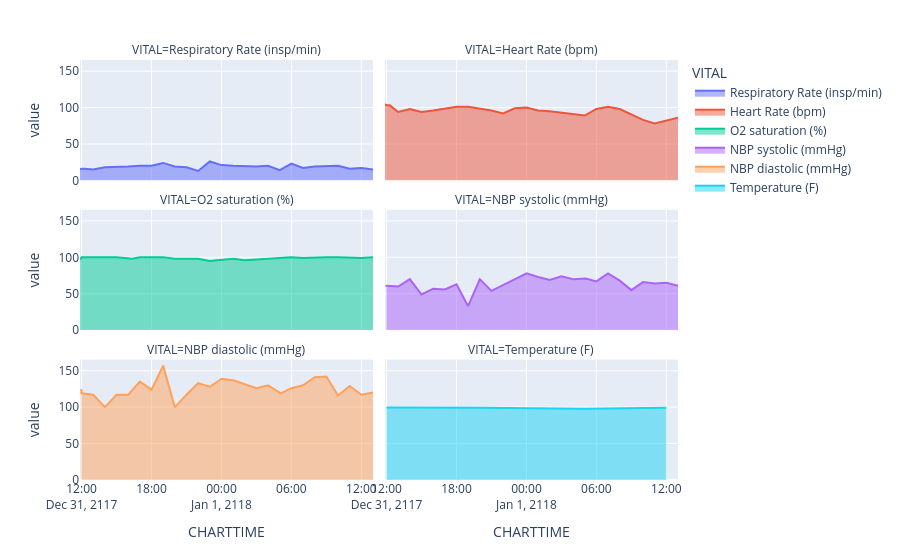

This figure's notebook cell:
### Code cell
vital_map = {220045: 'Heart Rate (bpm)', 220210: 'Respiratory Rate (insp/min)', 220277: 'O2 saturation (%)', 220180: 'NBP systolic (mmHg)', 220179: "NBP diastolic (mmHg)", 223761: 'Temperature (F)'}
vitalIds = list(vital_map.keys())   

filtered_vitals = filtered_chartevents[filtered_chartevents['ITEMID'].isin(vitalIds)]
filtered_vitals = filtered_vitals.dropna(subset=['VALUENUM'])

filtered_vitals = filtered_vitals[['CHARTTIME', 'VALUENUM', 'ITEMID']]
filtered_vitals['VITAL'] = filtered_vitals['ITEMID'].map(vital_map)
filtered_vitals.drop(columns=['ITEMID'], inplace=True)
filtered_vitals = filtered_vitals.sort_values('CHARTTIME')
filtered_vitals = filtered_vitals.set_index('CHARTTIME')

filtered_vitals

fig = px.area(filtered_vitals,color="VITAL" , facet_col="VITAL", facet_col_wrap=2)
fig.show()

### Figure 1 — Plotly figure (JSON) as saved in the notebook; plotly's stock layout.template omitted (floating-point values rounded to 4 significant figures)
{"data": [{"fillpattern": {"shape": ""}, "hovertemplate": "VITAL=Respiratory Rate (insp/min)<br>variable=VALUENUM<br>CHARTTIME=%{x}<br>value=%{y}<extra></extra>", "legendgroup": "Respiratory Rate (insp/min)", "line": {"color": "#636efa"}, "marker": {"symbol": "circle"}, "mode": "lines", "name": "Respiratory Rate (insp/min)", "orientation": "v", "showlegend": true, "stackgroup": "1", "type": "scatter", "x": ["2117-12-31 11:52:00", "2117-12-31 12:00:00", "2117-12-31 12:17:00", "2117-12-31 13:00:00", "2117-12-31 14:00:00", "2117-12-31 15:00:00", "2117-12-31 16:00:00", "2117-12-31 17:00:00", "2117-12-31 18:00:00", "2117-12-31 19:00:00", "2117-12-31 20:00:00", "2117-12-31 21:00:00", "2117-12-31 22:00:00", "2117-12-31 23:00:00", "2118-01-01 00:00:00", "2118-01-01 01:00:00", "2118-01-01 02:00:00", "2118-01-01 03:00:00", "2118-01-01 04:00:00", "2118-01-01 05:00:00", "2118-01-01 06:00:00", "2118-01-01 07:00:00", "2118-01-01 08:00:00", "2118-01-01 09:00:00", "2118-01-01 10:00:00", "2118-01-01 11:00:00", "2118-01-01 12:00:00", "2118-01-01 13:00:00"], "xaxis": "x5", "y": [15, 16, 16, 15, 18, 18, 19, 20, 20, 24, 19, 18, 13, 26, 21, 20, 19, 19, 20, 14, 23, 17, 19, 19, 20, 16, 17, 15], "yaxis": "y5"}, {"fillpattern": {"shape": ""}, "hovertemplate": "VITAL=Heart Rate (bpm)<br>variable=VALUENUM<br>CHARTTIME=%{x}<br>value=%{y}<extra></extra>", "legendgroup": "Heart Rate (bpm)", "line": {"color": "#EF553B"}, "marker": {"symbol": "circle"}, "mode": "lines", "name": "Heart Rate (bpm)", "orientation": "v", "showlegend": true, "stackgroup": "1", "type": "scatter", "x": ["2117-12-31 11:52:00", "2117-12-31 12:00:00", "2117-12-31 12:17:00", "2117-12-31 13:00:00", "2117-12-31 14:00:00", "2117-12-31 15:00:00", "2117-12-31 16:00:00", "2117-12-31 17:00:00", "2117-12-31 18:00:00", "2117-12-31 19:00:00", "2117-12-31 20:00:00", "2117-12-31 21:00:00", "2117-12-31 22:00:00", "2117-12-31 23:00:00", "2118-01-01 00:00:00", "2118-01-01 01:00:00", "2118-01-01 02:00:00", "2118-01-01 03:00:00", "2118-01-01 04:00:00", "2118-01-01 05:00:00", "2118-01-01 06:00:00", "2118-01-01 07:00:00", "2118-01-01 08:00:00", "2118-01-01 09:00:00", "2118-01-01 10:00:00", "2118-01-01 11:00:00", "2118-01-01 12:00:00", "2118-01-01 13:00:00"], "xaxis": "x6", "y": [105, 103, 103, 94, 98, 94, 96, 99, 101, 101, 99, 96, 92, 99, 100, 96, 95, 93, 92, 89, 98, 101, 98, 91, 83, 78, 82, 86], "yaxis": "y6"}, {"fillpattern": {"shape": ""}, "hovertemplate": "VITAL=O2 saturation (%)<br>variable=VALUENUM<br>CHARTTIME=%{x}<br>value=%{y}<extra></extra>", "legendgroup": "O2 saturation (%)", "line": {"color": "#00cc96"}, "marker": {"symbol": "circle"}, "mode": "lines", "name": "O2 saturation (%)", "orientation": "v", "showlegend": true, "stackgroup": "1", "type": "scatter", "x": ["2117-12-31 11:53:00", "2117-12-31 12:00:00", "2117-12-31 12:17:00", "2117-12-31 13:00:00", "2117-12-31 14:00:00", "2117-12-31 15:00:00", "2117-12-31 16:21:00", "2117-12-31 17:00:00", "2117-12-31 18:00:00", "2117-12-31 19:00:00", "2117-12-31 20:00:00", "2117-12-31 21:00:00", "2117-12-31 22:00:00", "2117-12-31 23:00:00", "2118-01-01 00:00:00", "2118-01-01 01:00:00", "2118-01-01 02:00:00", "2118-01-01 03:00:00", "2118-01-01 04:00:00", "2118-01-01 05:00:00", "2118-01-01 06:00:00", "2118-01-01 07:00:00", "2118-01-01 08:00:00", "2118-01-01 09:00:00", "2118-01-01 10:00:00", "2118-01-01 11:00:00", "2118-01-01 12:00:00", "2118-01-01 13:00:00"], "xaxis": "x3", "y": [97, 100, 100, 100, 100, 100, 98, 100, 100, 100, 98, 98, 98, 95, 96, 98, 96, 97, 98, 99, 100, 99, 100, 100, 100, 99, 99, 100], "yaxis": "y3"}, {"fillpattern": {"shape": ""}, "hovertemplate": "VITAL=NBP systolic (mmHg)<br>variable=VALUENUM<br>CHARTTIME=%{x}<br>value=%{y}<extra></extra>", "legendgroup": "NBP systolic (mmHg)", "line": {"color": "#ab63fa"}, "marker": {"symbol": "circle"}, "mode": "lines", "name": "NBP systolic (mmHg)", "orientation": "v", "showlegend": true, "stackgroup": "1", "type": "scatter", "x": ["2117-12-31 11:59:00", "2117-12-31 12:00:00", "2117-12-31 13:00:00", "2117-12-31 14:00:00", "2117-12-31 15:00:00", "2117-12-31 16:00:00", "2117-12-31 17:00:00", "2117-12-31 18:00:00", "2117-12-31 19:00:00", "2117-12-31 20:00:00", "2117-12-31 21:00:00", "2117-12-31 22:00:00", "2117-12-31 23:00:00", "2118-01-01 00:01:00", "2118-01-01 01:00:00", "2118-01-01 02:00:00", "2118-01-01 03:00:00", "2118-01-01 04:00:00", "2118-01-01 05:05:00", "2118-01-01 06:00:00", "2118-01-01 07:00:00", "2118-01-01 08:00:00", "2118-01-01 09:00:00", "2118-01-01 10:00:00", "2118-01-01 11:00:00", "2118-01-01 12:00:00", "2118-01-01 13:00:00"], "xaxis": "x4", "y": [62, 61, 60, 70, 49, 57, 56, 63, 33, 70, 54, 62, 70, 78, 73, 69, 74, 70, 71, 67, 78, 68, 55, 66, 64, 65, 61], "yaxis": "y4"}, {"fillpattern": {"shape": ""}, "hovertemplate": "VITAL=NBP diastolic (mmHg)<br>variable=VALUENUM<br>CHARTTIME=%{x}<br>value=%{y}<extra></extra>", "legendgroup": "NBP diastolic (mmHg)", "line": {"color": "#FFA15A"}, "marker": {"symbol": "circle"}, "mode": "lines", "name": "NBP diastolic (mmHg)", "orientation": "v", "showlegend": true, "stackgroup": "1", "type": "scatter", "x": ["2117-12-31 11:59:00", "2117-12-31 12:00:00", "2117-12-31 13:00:00", "2117-12-31 14:00:00", "2117-12-31 15:00:00", "2117-12-31 16:00:00", "2117-12-31 17:00:00", "2117-12-31 18:00:00", "2117-12-31 19:00:00", "2117-12-31 20:00:00", "2117-12-31 21:00:00", "2117-12-31 22:00:00", "2117-12-31 23:00:00", "2118-01-01 00:01:00", "2118-01-01 01:00:00", "2118-01-01 02:00:00", "2118-01-01 03:00:00", "2118-01-01 04:00:00", "2118-01-01 05:05:00", "2118-01-01 06:00:00", "2118-01-01 07:00:00", "2118-01-01 08:00:00", "2118-01-01 09:00:00", "2118-01-01 10:00:00", "2118-01-01 11:00:00", "2118-01-01 12:00:00", "2118-01-01 13:00:00"], "xaxis": "x", "y": [125, 119, 117, 100, 117, 117, 135, 124, 157, 100, 117, 133, 128, 139, 137, 132, 126, 130, 119, 126, 130, 141, 142, 116, 129, 117, 120], "yaxis": "y"}, {"fillpattern": {"shape": ""}, "hovertemplate": "VITAL=Temperature (F)<br>variable=VALUENUM<br>CHARTTIME=%{x}<br>value=%{y}<extra></extra>", "legendgroup": "Temperature (F)", "line": {"color": "#19d3f3"}, "marker": {"symbol": "circle"}, "mode": "lines", "name": "Temperature (F)", "orientation": "v", "showlegend": true, "stackgroup": "1", "type": "scatter", "x": ["2117-12-31 12:00:00", "2117-12-31 16:00:00", "2117-12-31 20:00:00", "2118-01-01 05:00:00", "2118-01-01 08:00:00", "2118-01-01 12:00:00"], "xaxis": "x2", "y": [99.6, 99.7, 99.3, 97.9, 98, 99.1], "yaxis": "y2"}], "layout": {"annotations": [{"font": {}, "showarrow": false, "text": "VITAL=NBP diastolic (mmHg)", "x": 0.245, "xanchor": "center", "xref": "paper", "y": 0.2867, "yanchor": "bottom", "yref": "paper"}, {"font": {}, "showarrow": false, "text": "VITAL=Temperature (F)", "x": 0.755, "xanchor": "center", "xref": "paper", "y": 0.2867, "yanchor": "bottom", "yref": "paper"}, {"font": {}, "showarrow": false, "text": "VITAL=O2 saturation (%)", "x": 0.245, "xanchor": "center", "xref": "paper", "y": 0.6433, "yanchor": "bottom", "yref": "paper"}, {"font": {}, "showarrow": false, "text": "VITAL=NBP systolic (mmHg)", "x": 0.755, "xanchor": "center", "xref": "paper", "y": 0.6433, "yanchor": "bottom", "yref": "paper"}, {"font": {}, "showarrow": false, "text": "VITAL=Respiratory Rate (insp/min)", "x": 0.245, "xanchor": "center", "xref": "paper", "y": 1.0, "yanchor": "bottom", "yref": "paper"}, {"font": {}, "showarrow": false, "text": "VITAL=Heart Rate (bpm)", "x": 0.755, "xanchor": "center", "xref": "paper", "y": 1.0, "yanchor": "bottom", "yref": "paper"}], "legend": {"title": {"text": "VITAL"}, "tracegroupgap": 0}, "margin": {"t": 60}, "xaxis": {"anchor": "y", "domain": [0, 0.49], "title": {"text": "CHARTTIME"}}, "xaxis2": {"anchor": "y2", "domain": [0.51, 1], "matches": "x", "title": {"text": "CHARTTIME"}}, "xaxis3": {"anchor": "y3", "domain": [0, 0.49], "matches": "x", "showticklabels": false}, "xaxis4": {"anchor": "y4", "domain": [0.51, 1], "matches": "x", "showticklabels": false}, "xaxis5": {"anchor": "y5", "domain": [0, 0.49], "matches": "x", "showticklabels": false}, "xaxis6": {"anchor": "y6", "domain": [0.51, 1], "matches": "x", "showticklabels": false}, "yaxis": {"anchor": "x", "domain": [0, 0.2867], "title": {"text": "value"}}, "yaxis2": {"anchor": "x2", "domain": [0, 0.2867], "matches": "y", "showticklabels": false}, "yaxis3": {"anchor": "x3", "domain": [0.3567, 0.6433], "matches": "y", "title": {"text": "value"}}, "yaxis4": {"anchor": "x4", "domain": [0.3567, 0.6433], "matches": "y", "showticklabels": false}, "yaxis5": {"anchor": "x5", "domain": [0.7133, 1.0], "matches": "y", "title": {"text": "value"}}, "yaxis6": {"anchor": "x6", "domain": [0.7133, 1.0], "matches": "y", "showticklabels": false}}}
